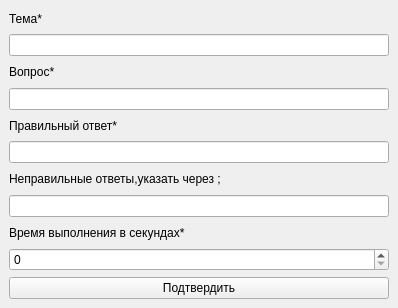
<?xml version="1.0" encoding="UTF-8"?>
<ui version="4.0">
 <class>EditQuestionWindow</class>
 <widget class="QMainWindow" name="EditQuestionWindow">
  <property name="geometry">
   <rect>
    <x>0</x>
    <y>0</y>
    <width>398</width>
    <height>308</height>
   </rect>
  </property>
  <property name="windowTitle">
   <string>Редактировать вопрос</string>
  </property>
  <widget class="QWidget" name="centralwidget">
   <layout class="QVBoxLayout" name="verticalLayout">
    <item>
     <widget class="QLabel" name="label">
      <property name="text">
       <string>Тема*</string>
      </property>
     </widget>
    </item>
    <item>
     <widget class="QLineEdit" name="themeLine"/>
    </item>
    <item>
     <widget class="QLabel" name="label_2">
      <property name="text">
       <string>Вопрос*</string>
      </property>
     </widget>
    </item>
    <item>
     <widget class="QLineEdit" name="questionLine"/>
    </item>
    <item>
     <widget class="QLabel" name="label_3">
      <property name="text">
       <string>Правильный ответ*</string>
      </property>
     </widget>
    </item>
    <item>
     <widget class="QLineEdit" name="answerLine"/>
    </item>
    <item>
     <widget class="QLabel" name="label_4">
      <property name="text">
       <string>Неправильные ответы,указать через ;</string>
      </property>
     </widget>
    </item>
    <item>
     <widget class="QLineEdit" name="incorrectAnswersLine"/>
    </item>
    <item>
     <widget class="QLabel" name="label_5">
      <property name="text">
       <string>Время выполнения в секундах*</string>
      </property>
     </widget>
    </item>
    <item>
     <widget class="QSpinBox" name="timespinBox"/>
    </item>
    <item>
     <widget class="QPushButton" name="sendQuestionEdit">
      <property name="text">
       <string>Подтвердить</string>
      </property>
     </widget>
    </item>
   </layout>
  </widget>
 </widget>
 <resources/>
 <connections/>
</ui>
